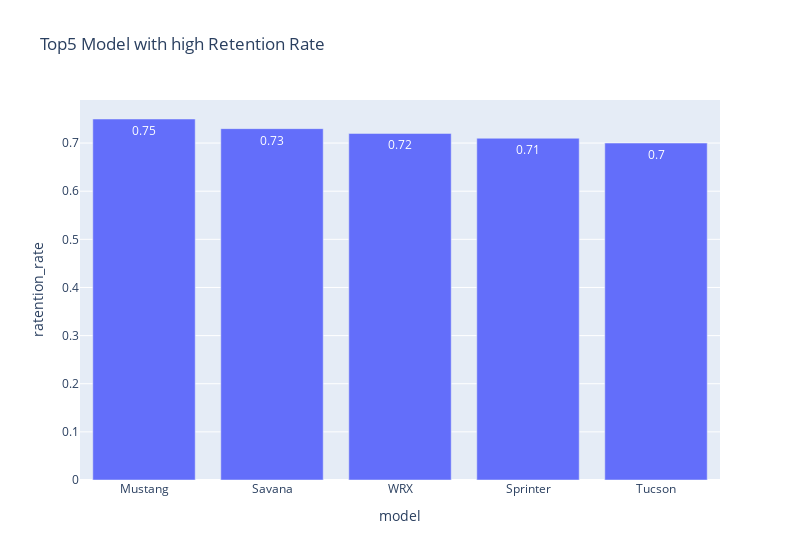

Here is the notebook cell this chart was saved with:
### Code cell
# fig=go.Figure(go.Bar(x=retentionrate_TOP5.index,y=retentionrate_TOP5['ratention_rate'],width=0.3,text=y,textposition='outside'\
#                 ))
fig=px.bar(TOP5_Model, x=TOP5_Model.index,y=TOP5_Model['ratention_rate'],text=y,\
          width=800,title='Top5 Model with high Retention Rate')
# fig.update_layout(title_text='Top5 Brands with high Retention Rate')

# py.iplot([top5brand])
fig.show()

### Figure 1 — Plotly figure (JSON) as saved in the notebook; plotly's stock layout.template omitted (floating-point values rounded to 4 significant figures)
{"data": [{"alignmentgroup": "True", "hovertemplate": "model=%{x}<br>ratention_rate=%{text}<extra></extra>", "legendgroup": "", "marker": {"color": "#636efa"}, "name": "", "offsetgroup": "", "orientation": "v", "showlegend": false, "text": [0.75, 0.73, 0.72, 0.71, 0.7], "textposition": "auto", "type": "bar", "x": ["Mustang", "Savana", "WRX", "Sprinter", "Tucson"], "xaxis": "x", "y": [0.75, 0.73, 0.72, 0.71, 0.7], "yaxis": "y"}], "layout": {"barmode": "relative", "legend": {"tracegroupgap": 0}, "title": {"text": "Top5 Model with high Retention Rate"}, "width": 800, "xaxis": {"anchor": "y", "domain": [0, 1], "title": {"text": "model"}}, "yaxis": {"anchor": "x", "domain": [0, 1], "title": {"text": "ratention_rate"}}}}
